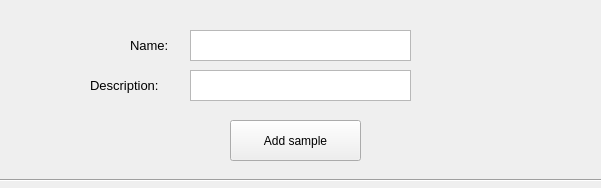
<?xml version="1.0" encoding="UTF-8"?>
<ui version="4.0">
 <class>SampleAddFormClass</class>
 <widget class="QWidget" name="SampleAddFormClass">
  <property name="geometry">
   <rect>
    <x>0</x>
    <y>0</y>
    <width>601</width>
    <height>188</height>
   </rect>
  </property>
  <property name="windowTitle">
   <string>Add sample</string>
  </property>
  <widget class="QLabel" name="label">
   <property name="geometry">
    <rect>
     <x>130</x>
     <y>30</y>
     <width>61</width>
     <height>31</height>
    </rect>
   </property>
   <property name="font">
    <font>
     <pointsize>10</pointsize>
    </font>
   </property>
   <property name="text">
    <string>Name:</string>
   </property>
  </widget>
  <widget class="QLabel" name="label_2">
   <property name="geometry">
    <rect>
     <x>90</x>
     <y>70</y>
     <width>121</width>
     <height>31</height>
    </rect>
   </property>
   <property name="font">
    <font>
     <pointsize>10</pointsize>
    </font>
   </property>
   <property name="text">
    <string>Description:</string>
   </property>
  </widget>
  <widget class="QTextEdit" name="NameInput">
   <property name="geometry">
    <rect>
     <x>190</x>
     <y>30</y>
     <width>221</width>
     <height>31</height>
    </rect>
   </property>
  </widget>
  <widget class="QTextEdit" name="DescriptionInput">
   <property name="geometry">
    <rect>
     <x>190</x>
     <y>70</y>
     <width>221</width>
     <height>31</height>
    </rect>
   </property>
  </widget>
  <widget class="Line" name="line">
   <property name="geometry">
    <rect>
     <x>0</x>
     <y>170</y>
     <width>611</width>
     <height>20</height>
    </rect>
   </property>
   <property name="orientation">
    <enum>Qt::Horizontal</enum>
   </property>
  </widget>
  <widget class="QPushButton" name="AddSampleButton">
   <property name="geometry">
    <rect>
     <x>230</x>
     <y>120</y>
     <width>131</width>
     <height>41</height>
    </rect>
   </property>
   <property name="text">
    <string>Add sample</string>
   </property>
  </widget>
 </widget>
 <resources/>
 <connections/>
</ui>
